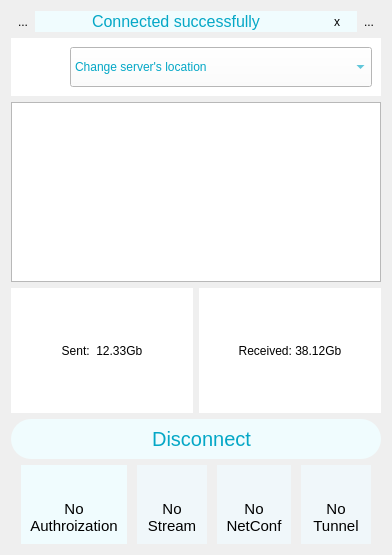
<?xml version="1.0" encoding="UTF-8"?>
<ui version="4.0">
 <class>DashboardVerSmall</class>
 <widget class="QWidget" name="DashboardVerSmall">
  <property name="geometry">
   <rect>
    <x>0</x>
    <y>0</y>
    <width>392</width>
    <height>555</height>
   </rect>
  </property>
  <property name="windowTitle">
   <string>Form</string>
  </property>
  <layout class="QVBoxLayout" name="verticalLayout_12">
   <item>
    <layout class="QVBoxLayout" name="verticalLayout_10">
     <item>
      <layout class="QHBoxLayout" name="horizontalLayout_23">
       <item>
        <layout class="QHBoxLayout" name="horizontalLayout_24">
         <property name="spacing">
          <number>0</number>
         </property>
         <item>
          <widget class="QToolButton" name="btHelp">
           <property name="enabled">
            <bool>true</bool>
           </property>
           <property name="text">
            <string>...</string>
           </property>
           <property name="icon">
            <iconset resource="../resources/DiveVPN/main.qrc">
             <normaloff>:/pics/help_icon_noactive.png</normaloff>
             <normalon>:/pics/help_icon_active.png</normalon>
             <disabledoff>:/pics/help_icon_active.png</disabledoff>
             <disabledon>:/pics/help_icon_active.png</disabledon>
             <activeoff>:/pics/help_icon_active.png</activeoff>:/pics/help_icon_noactive.png</iconset>
           </property>
           <property name="autoRaise">
            <bool>true</bool>
           </property>
          </widget>
         </item>
         <item>
          <widget class="QLabel" name="lbMessage">
           <property name="sizePolicy">
            <sizepolicy hsizetype="Expanding" vsizetype="Minimum">
             <horstretch>0</horstretch>
             <verstretch>0</verstretch>
            </sizepolicy>
           </property>
           <property name="minimumSize">
            <size>
             <width>0</width>
             <height>0</height>
            </size>
           </property>
           <property name="styleSheet">
            <string notr="true">background-color: rgb(240, 252, 254);
font: 16px;
color: rgb(4, 167, 198);</string>
           </property>
           <property name="text">
            <string>Connected successfully</string>
           </property>
           <property name="alignment">
            <set>Qt::AlignCenter</set>
           </property>
          </widget>
         </item>
         <item>
          <widget class="QToolButton" name="btMessageClose">
           <property name="sizePolicy">
            <sizepolicy hsizetype="Minimum" vsizetype="Minimum">
             <horstretch>0</horstretch>
             <verstretch>0</verstretch>
            </sizepolicy>
           </property>
           <property name="minimumSize">
            <size>
             <width>40</width>
             <height>0</height>
            </size>
           </property>
           <property name="styleSheet">
            <string notr="true">background-color: rgb(240, 252, 254);</string>
           </property>
           <property name="text">
            <string>x</string>
           </property>
           <property name="icon">
            <iconset resource="../resources/DiveVPN/main.qrc">
             <normaloff>:/pics/close_icon@3x.png</normaloff>:/pics/close_icon@3x.png</iconset>
           </property>
           <property name="iconSize">
            <size>
             <width>16</width>
             <height>16</height>
            </size>
           </property>
           <property name="autoRaise">
            <bool>true</bool>
           </property>
          </widget>
         </item>
         <item>
          <widget class="QToolButton" name="btSettings">
           <property name="text">
            <string>...</string>
           </property>
           <property name="icon">
            <iconset resource="../resources/DiveVPN/main.qrc">
             <normaloff>:/pics/settings_icon_noactive.png</normaloff>
             <activeoff>:/pics/settings_icon_active.png</activeoff>:/pics/settings_icon_noactive.png</iconset>
           </property>
           <property name="autoRepeat">
            <bool>false</bool>
           </property>
           <property name="autoExclusive">
            <bool>false</bool>
           </property>
           <property name="autoRaise">
            <bool>true</bool>
           </property>
          </widget>
         </item>
        </layout>
       </item>
      </layout>
     </item>
     <item>
      <widget class="QWidget" name="widget_6" native="true">
       <property name="styleSheet">
        <string notr="true">background-color: rgb(255, 255, 255);</string>
       </property>
       <layout class="QVBoxLayout" name="verticalLayout_11">
        <item>
         <layout class="QHBoxLayout" name="horizontalLayout_15">
          <property name="spacing">
           <number>0</number>
          </property>
          <item>
           <widget class="QLabel" name="lbLocationFlag">
            <property name="sizePolicy">
             <sizepolicy hsizetype="Fixed" vsizetype="Fixed">
              <horstretch>0</horstretch>
              <verstretch>0</verstretch>
             </sizepolicy>
            </property>
            <property name="minimumSize">
             <size>
              <width>50</width>
              <height>30</height>
             </size>
            </property>
            <property name="maximumSize">
             <size>
              <width>50</width>
              <height>30</height>
             </size>
            </property>
            <property name="styleSheet">
             <string notr="true">padding-right: 10px;
background-color: rgb(255, 255, 255);</string>
            </property>
            <property name="text">
             <string/>
            </property>
            <property name="pixmap">
             <pixmap resource="../resources/common/common.qrc">:/country/ussr.png</pixmap>
            </property>
            <property name="scaledContents">
             <bool>true</bool>
            </property>
           </widget>
          </item>
          <item>
           <widget class="QComboBox" name="cbUpstream">
            <property name="sizePolicy">
             <sizepolicy hsizetype="Expanding" vsizetype="Minimum">
              <horstretch>0</horstretch>
              <verstretch>0</verstretch>
             </sizepolicy>
            </property>
            <property name="minimumSize">
             <size>
              <width>0</width>
              <height>40</height>
             </size>
            </property>
            <property name="styleSheet">
             <string notr="true">background-color: rgb(255, 255, 255);
color: #03A7C6;</string>
            </property>
            <property name="editable">
             <bool>false</bool>
            </property>
            <property name="currentText">
             <string>Change server's location</string>
            </property>
            <item>
             <property name="text">
              <string>Change server's location</string>
             </property>
            </item>
           </widget>
          </item>
         </layout>
        </item>
       </layout>
      </widget>
     </item>
     <item>
      <layout class="QVBoxLayout" name="verticalLayout">
       <item>
        <widget class="QGraphicsView" name="graphicsView">
         <property name="minimumSize">
          <size>
           <width>0</width>
           <height>0</height>
          </size>
         </property>
         <property name="maximumSize">
          <size>
           <width>1000</width>
           <height>180</height>
          </size>
         </property>
        </widget>
       </item>
       <item>
        <layout class="QHBoxLayout" name="horizontalLayout_5">
         <item>
          <widget class="QLabel" name="lbSent">
           <property name="sizePolicy">
            <sizepolicy hsizetype="Expanding" vsizetype="Minimum">
             <horstretch>0</horstretch>
             <verstretch>0</verstretch>
            </sizepolicy>
           </property>
           <property name="styleSheet">
            <string notr="true">background-color: rgb(255, 255, 255);</string>
           </property>
           <property name="text">
            <string>Sent:  12.33Gb</string>
           </property>
           <property name="alignment">
            <set>Qt::AlignCenter</set>
           </property>
          </widget>
         </item>
         <item>
          <widget class="QLabel" name="lbReceived">
           <property name="sizePolicy">
            <sizepolicy hsizetype="Expanding" vsizetype="Minimum">
             <horstretch>0</horstretch>
             <verstretch>0</verstretch>
            </sizepolicy>
           </property>
           <property name="styleSheet">
            <string notr="true">background-color: rgb(255, 255, 255);</string>
           </property>
           <property name="text">
            <string>Received: 38.12Gb</string>
           </property>
           <property name="alignment">
            <set>Qt::AlignCenter</set>
           </property>
          </widget>
         </item>
        </layout>
       </item>
      </layout>
     </item>
     <item>
      <widget class="QPushButton" name="btDisconnect">
       <property name="sizePolicy">
        <sizepolicy hsizetype="Minimum" vsizetype="Fixed">
         <horstretch>0</horstretch>
         <verstretch>0</verstretch>
        </sizepolicy>
       </property>
       <property name="minimumSize">
        <size>
         <width>0</width>
         <height>40</height>
        </size>
       </property>
       <property name="styleSheet">
        <string notr="true">border-radius: 20px;
font: 20px;
background-color: rgb(240, 252, 254);
color: rgb(4, 167, 198);</string>
       </property>
       <property name="text">
        <string>  Disconnect</string>
       </property>
       <property name="icon">
        <iconset resource="../resources/DiveVPN/main.qrc">
         <normaloff>:/pics/off_icon_noactive@2x.png</normaloff>:/pics/off_icon_noactive@2x.png</iconset>
       </property>
       <property name="iconSize">
        <size>
         <width>24</width>
         <height>24</height>
        </size>
       </property>
      </widget>
     </item>
     <item>
      <layout class="QHBoxLayout" name="horizontalLayout_18">
       <property name="spacing">
        <number>10</number>
       </property>
       <property name="leftMargin">
        <number>10</number>
       </property>
       <property name="rightMargin">
        <number>10</number>
       </property>
       <item>
        <widget class="QWidget" name="widget_7" native="true">
         <property name="styleSheet">
          <string notr="true">background-color: rgb(240, 252, 254);</string>
         </property>
         <layout class="QVBoxLayout" name="verticalLayout_6">
          <item>
           <layout class="QHBoxLayout" name="horizontalLayout">
            <item>
             <spacer name="horizontalSpacer">
              <property name="orientation">
               <enum>Qt::Horizontal</enum>
              </property>
              <property name="sizeHint" stdset="0">
               <size>
                <width>40</width>
                <height>20</height>
               </size>
              </property>
             </spacer>
            </item>
            <item>
             <layout class="QVBoxLayout" name="verticalLayout_2">
              <item>
               <widget class="QLabel" name="lbAuthorization">
                <property name="sizePolicy">
                 <sizepolicy hsizetype="Minimum" vsizetype="Minimum">
                  <horstretch>0</horstretch>
                  <verstretch>0</verstretch>
                 </sizepolicy>
                </property>
                <property name="minimumSize">
                 <size>
                  <width>20</width>
                  <height>20</height>
                 </size>
                </property>
                <property name="maximumSize">
                 <size>
                  <width>20</width>
                  <height>20</height>
                 </size>
                </property>
                <property name="styleSheet">
                 <string notr="true"/>
                </property>
                <property name="frameShape">
                 <enum>QFrame::NoFrame</enum>
                </property>
                <property name="lineWidth">
                 <number>0</number>
                </property>
                <property name="midLineWidth">
                 <number>0</number>
                </property>
                <property name="text">
                 <string/>
                </property>
                <property name="pixmap">
                 <pixmap resource="../resources/DiveVPN/main.qrc">:/pics/point_red@3x.png</pixmap>
                </property>
                <property name="scaledContents">
                 <bool>true</bool>
                </property>
               </widget>
              </item>
             </layout>
            </item>
            <item>
             <spacer name="horizontalSpacer_2">
              <property name="orientation">
               <enum>Qt::Horizontal</enum>
              </property>
              <property name="sizeHint" stdset="0">
               <size>
                <width>40</width>
                <height>20</height>
               </size>
              </property>
             </spacer>
            </item>
           </layout>
          </item>
          <item>
           <widget class="QLabel" name="lbAuthorizationText">
            <property name="sizePolicy">
             <sizepolicy hsizetype="Preferred" vsizetype="Minimum">
              <horstretch>0</horstretch>
              <verstretch>0</verstretch>
             </sizepolicy>
            </property>
            <property name="maximumSize">
             <size>
              <width>16777215</width>
              <height>50</height>
             </size>
            </property>
            <property name="font">
             <font>
              <pointsize>11</pointsize>
             </font>
            </property>
            <property name="text">
             <string>No Authroization</string>
            </property>
            <property name="alignment">
             <set>Qt::AlignCenter</set>
            </property>
            <property name="wordWrap">
             <bool>true</bool>
            </property>
           </widget>
          </item>
         </layout>
        </widget>
       </item>
       <item>
        <widget class="QWidget" name="widget_8" native="true">
         <property name="styleSheet">
          <string notr="true">background-color: rgb(240, 247, 250);</string>
         </property>
         <layout class="QVBoxLayout" name="verticalLayout_9">
          <item>
           <layout class="QHBoxLayout" name="horizontalLayout_2">
            <item>
             <spacer name="horizontalSpacer_4">
              <property name="orientation">
               <enum>Qt::Horizontal</enum>
              </property>
              <property name="sizeHint" stdset="0">
               <size>
                <width>40</width>
                <height>20</height>
               </size>
              </property>
             </spacer>
            </item>
            <item>
             <layout class="QVBoxLayout" name="verticalLayout_3">
              <item>
               <widget class="QLabel" name="lbStream">
                <property name="sizePolicy">
                 <sizepolicy hsizetype="Minimum" vsizetype="Minimum">
                  <horstretch>0</horstretch>
                  <verstretch>0</verstretch>
                 </sizepolicy>
                </property>
                <property name="minimumSize">
                 <size>
                  <width>20</width>
                  <height>20</height>
                 </size>
                </property>
                <property name="maximumSize">
                 <size>
                  <width>20</width>
                  <height>20</height>
                 </size>
                </property>
                <property name="styleSheet">
                 <string notr="true"/>
                </property>
                <property name="frameShape">
                 <enum>QFrame::NoFrame</enum>
                </property>
                <property name="lineWidth">
                 <number>0</number>
                </property>
                <property name="midLineWidth">
                 <number>0</number>
                </property>
                <property name="text">
                 <string/>
                </property>
                <property name="pixmap">
                 <pixmap resource="../resources/DiveVPN/main.qrc">:/pics/point_red@3x.png</pixmap>
                </property>
                <property name="scaledContents">
                 <bool>true</bool>
                </property>
               </widget>
              </item>
             </layout>
            </item>
            <item>
             <spacer name="horizontalSpacer_3">
              <property name="orientation">
               <enum>Qt::Horizontal</enum>
              </property>
              <property name="sizeHint" stdset="0">
               <size>
                <width>40</width>
                <height>20</height>
               </size>
              </property>
             </spacer>
            </item>
           </layout>
          </item>
          <item>
           <widget class="QLabel" name="lbStreamText">
            <property name="sizePolicy">
             <sizepolicy hsizetype="Preferred" vsizetype="Minimum">
              <horstretch>0</horstretch>
              <verstretch>0</verstretch>
             </sizepolicy>
            </property>
            <property name="maximumSize">
             <size>
              <width>16777215</width>
              <height>50</height>
             </size>
            </property>
            <property name="font">
             <font>
              <pointsize>11</pointsize>
             </font>
            </property>
            <property name="text">
             <string notr="true">No Stream</string>
            </property>
            <property name="alignment">
             <set>Qt::AlignCenter</set>
            </property>
            <property name="wordWrap">
             <bool>true</bool>
            </property>
           </widget>
          </item>
         </layout>
        </widget>
       </item>
       <item>
        <widget class="QWidget" name="widget_9" native="true">
         <property name="styleSheet">
          <string notr="true">background-color: rgb(240, 247, 250);</string>
         </property>
         <layout class="QVBoxLayout" name="verticalLayout_7">
          <item>
           <layout class="QHBoxLayout" name="horizontalLayout_3">
            <item>
             <spacer name="horizontalSpacer_5">
              <property name="orientation">
               <enum>Qt::Horizontal</enum>
              </property>
              <property name="sizeHint" stdset="0">
               <size>
                <width>40</width>
                <height>20</height>
               </size>
              </property>
             </spacer>
            </item>
            <item>
             <layout class="QVBoxLayout" name="verticalLayout_4">
              <item>
               <widget class="QLabel" name="lbNetConf">
                <property name="sizePolicy">
                 <sizepolicy hsizetype="Minimum" vsizetype="Minimum">
                  <horstretch>0</horstretch>
                  <verstretch>0</verstretch>
                 </sizepolicy>
                </property>
                <property name="minimumSize">
                 <size>
                  <width>20</width>
                  <height>20</height>
                 </size>
                </property>
                <property name="maximumSize">
                 <size>
                  <width>20</width>
                  <height>20</height>
                 </size>
                </property>
                <property name="styleSheet">
                 <string notr="true"/>
                </property>
                <property name="frameShape">
                 <enum>QFrame::NoFrame</enum>
                </property>
                <property name="lineWidth">
                 <number>0</number>
                </property>
                <property name="midLineWidth">
                 <number>0</number>
                </property>
                <property name="text">
                 <string/>
                </property>
                <property name="pixmap">
                 <pixmap resource="../resources/DiveVPN/main.qrc">:/pics/point_red@3x.png</pixmap>
                </property>
                <property name="scaledContents">
                 <bool>true</bool>
                </property>
               </widget>
              </item>
             </layout>
            </item>
            <item>
             <spacer name="horizontalSpacer_6">
              <property name="orientation">
               <enum>Qt::Horizontal</enum>
              </property>
              <property name="sizeHint" stdset="0">
               <size>
                <width>40</width>
                <height>20</height>
               </size>
              </property>
             </spacer>
            </item>
           </layout>
          </item>
          <item>
           <widget class="QLabel" name="lbNetConfText">
            <property name="sizePolicy">
             <sizepolicy hsizetype="Preferred" vsizetype="Minimum">
              <horstretch>0</horstretch>
              <verstretch>0</verstretch>
             </sizepolicy>
            </property>
            <property name="maximumSize">
             <size>
              <width>16777215</width>
              <height>50</height>
             </size>
            </property>
            <property name="font">
             <font>
              <pointsize>11</pointsize>
             </font>
            </property>
            <property name="text">
             <string>No NetConf</string>
            </property>
            <property name="alignment">
             <set>Qt::AlignCenter</set>
            </property>
            <property name="wordWrap">
             <bool>true</bool>
            </property>
           </widget>
          </item>
         </layout>
        </widget>
       </item>
       <item>
        <widget class="QWidget" name="widget_10" native="true">
         <property name="styleSheet">
          <string notr="true">background-color: rgb(240, 247, 250);</string>
         </property>
         <layout class="QVBoxLayout" name="verticalLayout_8">
          <item>
           <layout class="QHBoxLayout" name="horizontalLayout_4">
            <item>
             <spacer name="horizontalSpacer_8">
              <property name="orientation">
               <enum>Qt::Horizontal</enum>
              </property>
              <property name="sizeHint" stdset="0">
               <size>
                <width>40</width>
                <height>20</height>
               </size>
              </property>
             </spacer>
            </item>
            <item>
             <layout class="QVBoxLayout" name="verticalLayout_5">
              <item>
               <widget class="QLabel" name="lbTunnel">
                <property name="sizePolicy">
                 <sizepolicy hsizetype="Minimum" vsizetype="Minimum">
                  <horstretch>0</horstretch>
                  <verstretch>0</verstretch>
                 </sizepolicy>
                </property>
                <property name="minimumSize">
                 <size>
                  <width>20</width>
                  <height>20</height>
                 </size>
                </property>
                <property name="maximumSize">
                 <size>
                  <width>20</width>
                  <height>20</height>
                 </size>
                </property>
                <property name="styleSheet">
                 <string notr="true"/>
                </property>
                <property name="frameShape">
                 <enum>QFrame::NoFrame</enum>
                </property>
                <property name="lineWidth">
                 <number>0</number>
                </property>
                <property name="midLineWidth">
                 <number>0</number>
                </property>
                <property name="text">
                 <string/>
                </property>
                <property name="pixmap">
                 <pixmap resource="../resources/DiveVPN/main.qrc">:/pics/point_red@3x.png</pixmap>
                </property>
                <property name="scaledContents">
                 <bool>true</bool>
                </property>
               </widget>
              </item>
             </layout>
            </item>
            <item>
             <spacer name="horizontalSpacer_7">
              <property name="orientation">
               <enum>Qt::Horizontal</enum>
              </property>
              <property name="sizeHint" stdset="0">
               <size>
                <width>40</width>
                <height>20</height>
               </size>
              </property>
             </spacer>
            </item>
           </layout>
          </item>
          <item>
           <widget class="QLabel" name="lbTunnelText">
            <property name="sizePolicy">
             <sizepolicy hsizetype="Preferred" vsizetype="Minimum">
              <horstretch>0</horstretch>
              <verstretch>0</verstretch>
             </sizepolicy>
            </property>
            <property name="maximumSize">
             <size>
              <width>16777215</width>
              <height>50</height>
             </size>
            </property>
            <property name="font">
             <font>
              <pointsize>11</pointsize>
             </font>
            </property>
            <property name="text">
             <string>No Tunnel</string>
            </property>
            <property name="alignment">
             <set>Qt::AlignCenter</set>
            </property>
            <property name="wordWrap">
             <bool>true</bool>
            </property>
           </widget>
          </item>
         </layout>
        </widget>
       </item>
      </layout>
     </item>
    </layout>
   </item>
  </layout>
 </widget>
 <resources>
  <include location="../resources/common/common.qrc"/>
  <include location="../resources/DiveVPN/main.qrc"/>
 </resources>
 <connections/>
</ui>
